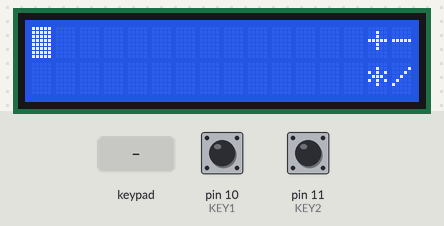
Recording of a sketch running on a simulated Arduino Uno, built with avr-gcc and run on an emulated ATmega328P. Parts: 16×2 character LCD. The inputs (shaded band) are chosen by the test bench; at power-on: pin 10 (KEY1) HIGH, pin 11 (KEY2) HIGH. What the sketch prints to the serial monitor is not drawn.

Above: at 4.4 s.
4.5 s: keypad keys 9 8 7 6 * pressed 0.4 s apart
At 7.3 s:
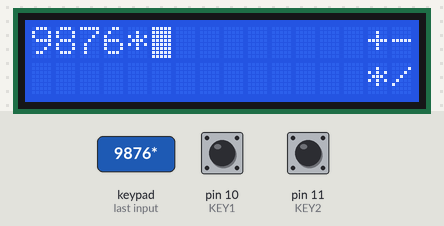
8.0 s: key '+' pressed
At 8.8 s:
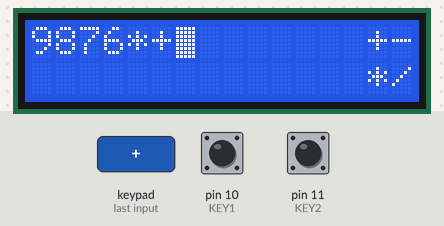
9.5 s: keypad keys 7 + 5 = pressed 0.4 s apart
At 11.1 s:
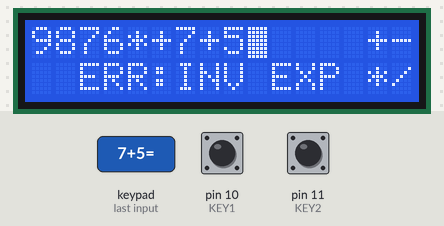
12.6 s: key '/' pressed
At 13.0 s:
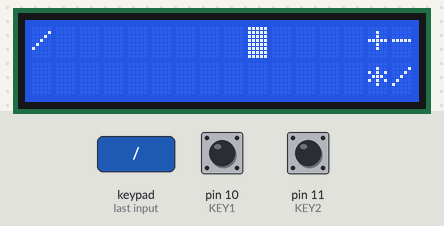
14.1 s: pin 10 (KEY1) pulled LOW for 0.15 s
At 14.18 s:
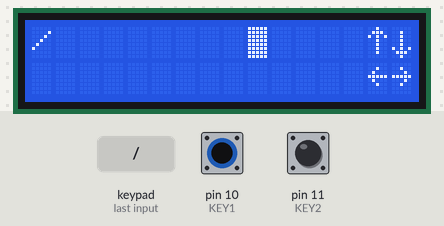
15.7 s: pin 11 (KEY2) pulled LOW for 0.15 s
At 15.78 s:
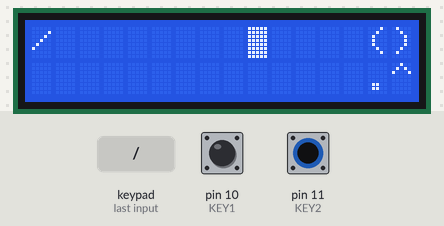
Timing chart, 0 to 18.3 s (numbered marks = the images above; inputs shaded):
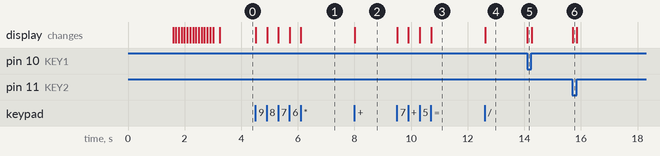

The sketch:

firmware.ino
```cpp
#include <Keypad.h>
#include <LiquidCrystal_I2C.h>
#include <Wire.h>
// 9/7/22
// EE Capstone CPR2 Tinker Cad Tests
// Main
#define HISTORY_MAX 10 // Dont go above 10 if you can help it
String history[HISTORY_MAX];
byte history_len = 0;
byte curr_exp = 0;
byte iterator = 0;
// Current Expression information
LiquidCrystal_I2C lcd(0x27, 16, 2);
// Custom Chars
byte up_arrow[] = {
 B00100,
 B01110,
 B10101,
 B00100,
 B00100,
 B00100,
 B00100,
 B00000
};

byte down_arrow[] = {
 B00000,
 B00100,
 B00100,
 B00100,
 B00100,
 B10101,
 B01110,
 B00100
};

byte left_arrow[] = {
 B00000,
 B00100,
 B01000,
 B11111,
 B01000,
 B00100,
 B00000,
 B00000
};

byte right_arrow[] = {
 B00000,
 B00100,
 B00010,
 B11111,
 B00010,
 B00100,
 B00000,
 B00000
};

const byte ROWS = 4;
const byte COLS = 4;
// Mode 1
const String DEF_KEYS = "+-*/";
char defaultKeys[ROWS][COLS] = {
  {'1', '2', '3', '+'},
  {'4', '5', '6', '-'},
  {'7', '8', '9', '*'},
  {'A', '0', '=', '/'}
};
// Mode 2
const byte KEY1 = 10;
const String KEYS_1 = "().^";
char keys1[ROWS][COLS] = {
  {'1', '2', '3', '('},
  {'4', '5', '6', ')'},
  {'7', '8', '9', '.'},
  {'C', '0', '=', '^'}
};
// Mode 3
const byte KEY2 = 11;
const String KEYS_2 = "";
char keys2[ROWS][COLS] = {
  {'1', '2', '3', 'u'},
  {'4', '5', '6', 'd'},
  {'7', '8', '9', 'l'},
  {'D', '0', 'I', 'r'}
};

// Pin Settings
byte rowPins[ROWS] = {9, 8, 7, 6};
byte colPins[COLS] = {5, 4, 3, 2};

// Keypads
Keypad defaultKeypad = Keypad(makeKeymap(defaultKeys), rowPins, colPins, ROWS, COLS);
Keypad keypad1 = Keypad(makeKeymap(keys1), rowPins, colPins, ROWS, COLS);
Keypad keypad2 = Keypad(makeKeymap(keys2), rowPins, colPins, ROWS, COLS);
// Keypad Controller
// End Keypads


// Start Lexer
class CalcLexer
{
  public:
  // Our token Object
  enum Token
  {
    NUM,
    LEFT_PAR = '(',
    RIGHT_PAR = ')',
    ADD = '+',
    SUB = '-',
    MUL = '*',
    DIV = '/',
    POW = '^',
    END,
  };
  private:
    float curNumber;
    String curExp;
    Token curToken;
  public:

  float getNumber()
    {
      return curNumber;
    }

  Token getCurTok()
    {
     	 return curToken;
    }
  void setExp(String exp)
    {
      curExp = exp;
    }
  void printData()
  {
    Serial.print('\n');
	  Serial.print("Current Expression: ");
    Serial.print(curExp);
    Serial.print('\n');
    Serial.print("What type of token is it?: ");
    if(curToken != CalcLexer::Token::NUM)
    Serial.print((char)curToken);
    else
    Serial.print("NUM");
    Serial.print('\n');
    Serial.print("Any associated Numbers?: ");
    Serial.print(curNumber);

  }

  CalcLexer::Token findNext(String &e)
  {
    curNumber = 0;
    if (curExp.length() == 0)
    {
      // Serial.print("Reached END TOKEN");
      curToken = Token::END;
      return curToken;
    }
    char temp = curExp.charAt(0);
    curExp.remove(0,1);
    switch (temp)
    {
      case '(':
      {
        curToken = Token::LEFT_PAR;
        return curToken;
      }
      case ')':
      {
        curToken = Token::RIGHT_PAR;
        return curToken;
      }
      case '/':
      {
        curToken = Token::DIV;
        return curToken;
      }
      case '*':
      {
        curToken = Token::MUL;
        return curToken;
      }
      case '-':
      {
        curToken = Token::SUB;
        return curToken;
      }
      case '+':
      {
        curToken = Token::ADD;
        return curToken;
      }
      case '^':
      {
        curToken = Token::POW;
        return curToken;
      }
    }
    String stringNumber = "";
    if (isDigit(temp))
    {
      stringNumber += temp;
      byte foundDecimal = 0;
      while ((isDigit(curExp.charAt(0)) || curExp.charAt(0) == '.'))
      {
        if (curExp.charAt(0) == '.')
        {
          foundDecimal += 1;
        }
        if(foundDecimal <= 1)
        {
          stringNumber += curExp.charAt(0);
          curExp.remove(0,1);
        }
        else
        {
          e = "ERR:DECM SYTX";
          break;
        }

      }
      curNumber = stringNumber.toFloat();
      curToken = Token::NUM;
      return curToken;
    }
    else
    {
      if (e == "")
      e = "ERR:SYNTAX";
    }
   }
};
// End Lexer

// Start Parser
class CalcParser
{
  public:
 	 CalcParser(CalcLexer* curlex)
     {
       lex = curlex;
     }
     CalcParser(String exp)
     {
       lex = new CalcLexer();
       lex->setExp(exp);
     }
  	 ~CalcParser()
     {
       if(lex);
       delete(lex);
     }
    // Usually returns the a number for the next token
    // Handles edge cases like Negative Numbers and Parenthasis
  	// Top of the mountain, Gets to go first
    float parseEdge(String &e)
    {
      lex->findNext(e);
      switch(lex->getCurTok())
      {
        // Simply returns the number, This is our end case. all expression will end here eventially
        case CalcLexer::NUM:
        {
          float curNum = lex->getNumber();
          lex->findNext(e);
          return curNum;

        }
      	case CalcLexer::SUB:// Edge Case for handling Negative Numbers
          return (parseEdge(e) * -1);
      	case CalcLexer::LEFT_PAR:// Edge Case for handling Parenthasis, If you find a left par, Solve the Expression between it and the right par
        {
          float curNum = parseAddSub(e);
          if (lex->getCurTok() == CalcLexer::Token::RIGHT_PAR)
          {
            lex->findNext(e);
            return curNum;
          }
          else
          {
            Serial.print('\n');
            Serial.print("Parser::Error:: No right par");
            e = "ERR:NO R_PAR";
            return curNum;
          }

        }
      	default:
        {
          	e = "ERR:INV EXP";
        }
      }

    }
  	// Middle-top of the moutain, Handels POW(x,y) function
  	float parsePow(String&e)
    {
      float curNum = parseEdge(e);
       while(true)
      {
        switch(lex->getCurTok())
        {
          case CalcLexer::Token::POW:
          {
            curNum = pow(curNum,parseEdge(e));
            break;
          }
          default: // No multiply or Div tokens found.. So just return back to parseAddSub() to wince you where called
            return curNum;
        }
      }

    }
  	// middle of the mountain, Assuming all conditions are met, this div/mul get to go second, before findExpression, which handles edge cases
    // This function parses for MUL/DIV Tokens
    float parseDivMul(String &e)
    {
      // Number at the left side of our equation
      float curNum = parsePow(e);
      // Finds the right side of our equation, and uses the appropriate arithamtic, edge case for divided by 0
      while (true)
      {
        switch(lex->getCurTok())
      	{
          case CalcLexer::Token::DIV:
          {
            // Find Right side, and Divide
            float temp = parsePow(e);
            if(temp != 0.0)
            {
              curNum = (curNum / temp);
              break;
            }
            else
            {
              e = "ERR:DIV BY 0";
              break;
            }
          }
          case CalcLexer::Token::MUL:// Find Right side, and Multiply
          {
            curNum *= parsePow(e);
            break;
          }
          default: // No multiply or Div tokens found.. So just return back to parseAddSub() to wince you where called
            return curNum;
        }
      }

    }
  	// bottom of the mountain, this is where we start parsing every Expression and sub expression
  	// Assuming there are no mul, div, or edge cases This goes 3rd looking for ADD/SUB Tokens
    float parseAddSub(String & e)
    {
      // Number at the left side of our equation, Solve using Mul/Div to keep PEMDAS intact
      float curNum = parseDivMul(e);
      // Finds the right side of our equation, and uses the appropriate arithamtic, edge case for divided by 0
      while (true)
      {
        switch(lex->getCurTok())
      	{
          case CalcLexer::Token::ADD:
          {
            curNum += parseDivMul(e);
            break;
          }
          case CalcLexer::Token::SUB:
          {
            curNum -= parseDivMul(e);
            break;
          }
          default:// No ADD/SUB tokens founds, Probly means we are at the end of a expression or end of a parenthasis
          {
            return curNum;
          }
        }
      }
    }
    String calc()
    {
      String e = "";
      float solution = parseAddSub(e);
      Serial.print(e);
      if(e == "")
      {
        return (String)solution;
      }
      else
      {
        return e;
      }
    }

  private:
  	CalcLexer* lex = NULL;
};
// End Parser

// KeypadController Class
class KeypadController
{
  public:
  enum mode
  {
    MODE1,
    MODE2,
    MODE3,
    MODE4,
  };
  KeypadController(Keypad &a,Keypad &b,Keypad &c,Keypad &d)
  {
    keypad1 = &a;
    keypad2 = &b;
    keypad3 = &c;
    keypad4 = &d;
  }
  void changeMode(bool key1, bool key2)
  {

    if(key1 && key2){
      if (cur_mode != MODE1)
      {
        is_mode_changed = true;
      }
      cur_mode = MODE1;
    } else if(key1){
      if (cur_mode != MODE2)
      {
        is_mode_changed = true;
      }
      cur_mode = MODE2;
    } else if(key2){
      if (cur_mode != MODE3)
      {
        is_mode_changed = true;
      }
      cur_mode = MODE3;
    } else{
      if (cur_mode != MODE4)
      {
        is_mode_changed = true;
      }
      cur_mode = MODE4;
    }
  }
  bool isModeChanged()
  {
    bool temp = is_mode_changed;
    is_mode_changed = false;
    return temp;
  }
  char getKeys()
  {
    switch(cur_mode)
    {
      case KeypadController::MODE1:{return keypad1->getKey(); break;}
      case KeypadController::MODE2:{return keypad2->getKey(); break;}
      case KeypadController::MODE3:{return keypad3->getKey(); break;}
      case KeypadController::MODE4:{return keypad4->getKey(); break;}
    }
  }
  KeypadController::mode getCurMode()
  {
    return cur_mode;
  }


  private:
  	bool is_mode_changed = false;
    KeypadController::mode cur_mode = MODE1;
    Keypad* keypad1;
    Keypad* keypad2;
    Keypad* keypad3;
    Keypad* keypad4;

};
class LcdController
{
  public:
  	LcdController(LiquidCrystal_I2C & curlcd,String keys1, String keys2, String keys3, String keys4)
    {
      lcd = & curlcd;
      KEYS1 = keys1;
      KEYS2 = keys2;
      KEYS3 = keys3;
      KEYS4 = keys4;
      Serial.print(KEYS2);
      Serial.print(KEYS1);
    }
  	// init function
    void startLCD()
    {
      // Setup LCD
      lcd->init();
      lcd->backlight();
      lcd->clear();


      // Display welcome message
      lcd->setCursor(1,0);
      lcd->print("Welcome to our");
      lcd->setCursor(3,1);
      lcd->print("Calculator");
      delay(1500);
      // Dope as hell scroll effect
      for (int i = 0; i < 16; i++)
      {
        lcd->scrollDisplayLeft();
        delay(100);
      }
      // Set cursor at starting position
      lcd->clear();
      lcd->setCursor(0,0);
      lcd->blink();

      // Create custom characters
      lcd->createChar(0, up_arrow);
      lcd->createChar(1, down_arrow);
      lcd->createChar(2, left_arrow);
      lcd->createChar(3, right_arrow);

      // Display Keybindings
      printKeys(KeypadController::mode::MODE1);
  	}


  	// Prints our Keybindings
  	void printKeys(KeypadController::mode cur_mode)
    {
    lcd->setCursor(14,0);
    switch(cur_mode)
      {
        case KeypadController::MODE1:
      	{
          lcd->print(KEYS1.substring(0,2));
          lcd->setCursor(14,1);
          lcd->print(KEYS1.substring(2));
          break;
      	}
        case KeypadController::MODE2:
      	{
          lcd->print(KEYS_1.substring(0,2));
          lcd->setCursor(14,1);
          lcd->print(KEYS_1.substring(2));
          break;
      	}
     	case KeypadController::MODE3:
      	{
          lcd->write(0);
          lcd->write(1);
          lcd->setCursor(14,1);
          lcd->write(2);
          lcd->write(3);
          break;
      	}
    	case KeypadController::MODE4:
      	{
          lcd->print(KEYS4.substring(0,2));
          lcd->setCursor(14,1);
          lcd->print(KEYS4.substring(2));
          break;
      	}
      }
      last_known_mode = cur_mode;
  	  setCursor(curX,curY);
    }
  	// Handles our Input
    void handle_input(char &input)
    {

      if(showing_awnser)
      {
        clear();
        curExp+=1;
        showing_awnser = false;
      }

      CalcParser* parse = new CalcParser(expression);

      switch(input){
        case 'u':{
          //Up arrow - move through history
          if(curr_exp < history_len-1){
            curr_exp += 1;
          }
          iterator = 0;
          expression = history[history_len-(curr_exp+1)];
          clear();
          printLineOne(expression);
          break;
        }
        case 'd':{
          //Down arrow - move through history
          if(curr_exp > 0){
            curr_exp -= 1;
          }
          iterator = 0;
          expression = history[history_len-(curr_exp+1)];
          clear();
          printLineOne(expression);
          break;
        }
        case 'l':{
          //Left arrow - move through expression
          moveCurLeft();
          break;
        }
        case 'r':{
          //Right arrow - move through expression

          moveCurRight();

          break;
        }
        case 'A':{
          //Clear all
          resetExpression();
          answer = "";
          clear();
          break;
        }
        case 'I':{
          //Reset Cursor to beginning of Exp
          resetCursorToExpression();
          break;
        }
        case 'D':{
          //Delete at cursor in expression
          expression.remove(curX, 1);
          expLength = expression.length();
          clear();
          printLineOne(expression);
          break;
        }
        case 'C':{

          //Clear just expression
          resetExpression();
          clear();
          printLineTwo(answer);
          showing_awnser = true;
          break;
        }
        case '=':{
          //History
          answer = parse->calc();
          Serial.print("Solution found");
      	  Serial.print(answer);
          if(history_len < HISTORY_MAX){
          	history[history_len] = expression;
         	history_len += 1;
          } else{
            //This is naive and I don't like it but works
            //We need a FIFO buffer
            String temp[HISTORY_MAX];
            temp[0] = expression;
            for(byte i = 1; i < HISTORY_MAX; i++){
				temp[i] = history[i-1];
            }
            for(byte i = 0; i < HISTORY_MAX; i++){
              history[i] = temp[i];
            }
          }
          expression = "";
          printLineTwo(answer);
          showing_awnser = true;
          break;
        }
        default:{
          expLength = expression.length()  + 1;
          // If Expression is less that 13, Tack on our input
          if(expLength <= 13){
            String a = expression.substring(0,curX);
            String b = expression.substring(curX);
            String c = String(a + input);
            expression = String(c + b);
            //expLength = expression.length();
            Serial.print("pa:");
            Serial.print(a);
            Serial.print("pi:");
            Serial.print(input);
            Serial.print("pb:");
            Serial.print(b);
            Serial.print("E:");
            Serial.print(expression);
            if (curX != expLength-1)
            {

              printLineOne(expression);
              Serial.print("EXPLEN:");
              Serial.print(expLength);
              Serial.print("CurX:");
              Serial.print(curX);
            }
            else
            {
              Serial.print("Printing Single Char");
              Serial.print("EXPLEN:");
              Serial.print(expLength);
              Serial.print("CurX:");
              Serial.print(curX);
              setCursor(curX,0);
              printChar(input);
            }


          // If Expression is more than 13, Slide over the digits
          } else {
            String a = expression.substring(0,curX + expLength - 13);
            String b = expression.substring(curX + expLength - 13);
            String c = String(a + input);
            expression = String(c + b);
            Serial.print("pa:");
            Serial.print(a);
            Serial.print("pi:");
            Serial.print(input);
            Serial.print("pb:");
            Serial.print(b);
            Serial.print("E:");
            Serial.print(expression);
            printLineOne(expression);
          }
        }

      }
      if (parse)
      delete(parse);

    }
  	// Sets cursor to end of current expression
  	void resetCursorToExpression()
    {
      setCursor(expLength,0);
    }
  	void resetExpression()  	// Resets Our Expression to empty
    {
      expression = "";
      expLength = 0;
      setCursor(0,0);
    }
    void printLineOne(String s)// Prints String on First Row of LCD (Left Respecting), Slides extra digits
    {
      clear();
      int s_length = s.length();
      lcd->setCursor(0,0);
      if(s_length < 13)
      {
         lcd->print(s);
      }
      else if(s_length >= 13)
      {
         lcd->print(s.substring(s_length-13));
      }
      setCursor(curX,curY);
    }
  	void printLineTwo(String s)//Prints String on Second Row of LCD (Right Respecting)
    {
      int s_length = s.length();

      if(s_length < 13)
      {
        Serial.print(13-s_length);
         setCursor(13-s_length,1);
         lcd->print(s);
      }
      else if(s_length >= 13)
      {
         setCursor(0,1);
         lcd->print(s.substring(s_length-13));
      }
      resetCursorToExpression();

    }
  	void printChar(char c) // Prints a single char and records the change in cursor pos
    {
      lcd->print(c);
      curX += 1;
    }
    void clear()// Clear and redraw keybindings
    {
      lcd->clear();
      printKeys(last_known_mode);
      if(expLength == 0) setCursor(0,0);
      //else setCursor(min(expLength,13),0);
    }
  	void setCursor(int x, int y)// Sets cursor to x, y, Records to CurX CurY
    {
      lcd->setCursor(x,y);
      curX = x;
      curY = y;
    }

    void moveCurUp(){setCursor(curX,curY-1);}
  	void moveCurDown(){setCursor(curX,curY+1);}
  	void moveCurLeft(){if(curX != 0)setCursor(curX-1,curY);}
  	void moveCurRight(){if(curX < expLength)setCursor(curX+1,curY);}

  private:
  	byte curX; // Cursor Cords
  	byte curY;
  	String expression = ""; // Current Expression
  	byte expLength = 0; // Cur Expression Length
  	byte curExp = 0;// How many expressions have we calculated
    String answer = ""; // cur answer
    bool showing_awnser = false;// Is true if the calculator is displaying an awnser
    // Last known mode, So we dont have to recheck everytime we want to redraw our Keybindings
  	KeypadController::mode last_known_mode;
  	LiquidCrystal_I2C *lcd;  	// lcd reference
    String KEYS1;// Keybinding Strings
    String KEYS2;
    String KEYS3;
    String KEYS4;
};
LcdController lcdC(lcd,DEF_KEYS,KEYS_1,KEYS_2,DEF_KEYS);
KeypadController keypadC(defaultKeypad,keypad1,keypad2,defaultKeypad);

void setup() // Main
{
  // Turning on Serial and I2C
  Serial.begin(9600);
  Wire.setClock(1000000);
  // Setting push button inputs
  pinMode(KEY1, INPUT_PULLUP);
  pinMode(KEY2, INPUT_PULLUP);
  // LCD startup
  lcdC.startLCD();
}
void loop(){
  // Keypad select
  bool key1 = digitalRead(KEY1);
  bool key2 = digitalRead(KEY2);
  // Keypad display handling
  keypadC.changeMode(key1,key2);
  char input = keypadC.getKeys();
  // Input handling
  if(input){lcdC.handle_input(input);}
  if(keypadC.isModeChanged()){lcdC.printKeys(keypadC.getCurMode());}
}
```

Measured:
- after the input at 4.5 s, the display: first changes at once (image 1 shows a later state)
- after the input at 8.0 s, the display: changes at once (image 2)
- after the input at 9.5 s, the display: first changes at once (image 3 shows a later state)
- after the input at 12.6 s, the display: changes at once (image 4)
- after the input at 14.1 s, the display: changes at once (image 5)
- after the input at 15.7 s, the display: changes at once (image 6)
